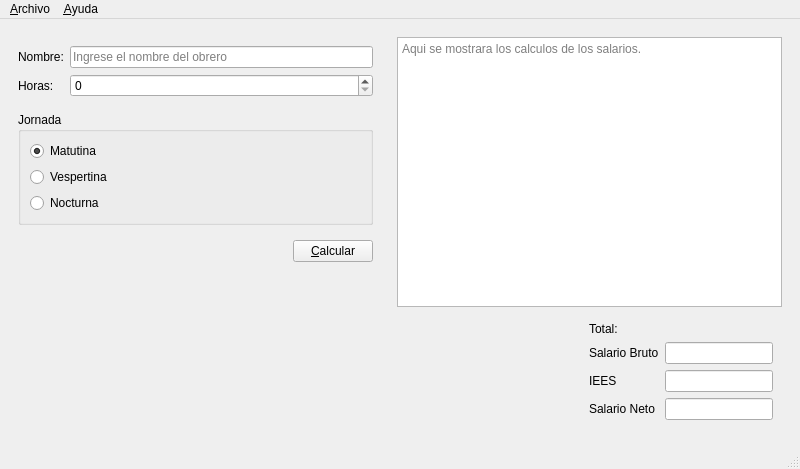
<?xml version="1.0" encoding="UTF-8"?>
<ui version="4.0">
 <class>Salarios</class>
 <widget class="QMainWindow" name="Salarios">
  <property name="geometry">
   <rect>
    <x>0</x>
    <y>0</y>
    <width>800</width>
    <height>469</height>
   </rect>
  </property>
  <property name="windowTitle">
   <string>Salarios</string>
  </property>
  <property name="windowIcon">
   <iconset resource="Recursos.qrc">
    <normaloff>:/Resources/salario.png</normaloff>:/Resources/salario.png</iconset>
  </property>
  <widget class="QWidget" name="centralwidget">
   <layout class="QHBoxLayout" name="horizontalLayout_2">
    <item>
     <widget class="QWidget" name="widget" native="true">
      <property name="sizePolicy">
       <sizepolicy hsizetype="Fixed" vsizetype="Preferred">
        <horstretch>0</horstretch>
        <verstretch>0</verstretch>
       </sizepolicy>
      </property>
      <property name="minimumSize">
       <size>
        <width>300</width>
        <height>0</height>
       </size>
      </property>
      <layout class="QVBoxLayout" name="verticalLayout_2">
       <item>
        <widget class="QWidget" name="widget_3" native="true">
         <layout class="QFormLayout" name="formLayout">
          <property name="leftMargin">
           <number>0</number>
          </property>
          <property name="rightMargin">
           <number>0</number>
          </property>
          <item row="0" column="0">
           <widget class="QLabel" name="label">
            <property name="text">
             <string>Nombre:</string>
            </property>
           </widget>
          </item>
          <item row="0" column="1">
           <widget class="QLineEdit" name="inNombre">
            <property name="placeholderText">
             <string>Ingrese el nombre del obrero</string>
            </property>
           </widget>
          </item>
          <item row="1" column="0">
           <widget class="QLabel" name="label_2">
            <property name="text">
             <string>Horas:</string>
            </property>
           </widget>
          </item>
          <item row="1" column="1">
           <widget class="QSpinBox" name="inHoras">
            <property name="maximum">
             <number>50</number>
            </property>
            <property name="singleStep">
             <number>2</number>
            </property>
            <property name="value">
             <number>0</number>
            </property>
           </widget>
          </item>
         </layout>
        </widget>
       </item>
       <item>
        <widget class="QGroupBox" name="groupBox">
         <property name="title">
          <string>Jornada</string>
         </property>
         <layout class="QVBoxLayout" name="verticalLayout">
          <item>
           <widget class="QRadioButton" name="inMatutino">
            <property name="text">
             <string>Matutina</string>
            </property>
            <property name="checked">
             <bool>true</bool>
            </property>
           </widget>
          </item>
          <item>
           <widget class="QRadioButton" name="inVespertina">
            <property name="text">
             <string>Vespertina</string>
            </property>
           </widget>
          </item>
          <item>
           <widget class="QRadioButton" name="inNocturna">
            <property name="text">
             <string>Nocturna</string>
            </property>
           </widget>
          </item>
         </layout>
        </widget>
       </item>
       <item>
        <widget class="QWidget" name="widget_4" native="true">
         <layout class="QHBoxLayout" name="horizontalLayout">
          <property name="rightMargin">
           <number>0</number>
          </property>
          <item>
           <spacer name="horizontalSpacer">
            <property name="orientation">
             <enum>Qt::Horizontal</enum>
            </property>
            <property name="sizeHint" stdset="0">
             <size>
              <width>266</width>
              <height>20</height>
             </size>
            </property>
           </spacer>
          </item>
          <item>
           <widget class="QPushButton" name="cmdCalcular">
            <property name="text">
             <string>&amp;Calcular</string>
            </property>
           </widget>
          </item>
         </layout>
        </widget>
       </item>
       <item>
        <spacer name="verticalSpacer">
         <property name="orientation">
          <enum>Qt::Vertical</enum>
         </property>
         <property name="sizeHint" stdset="0">
          <size>
           <width>20</width>
           <height>185</height>
          </size>
         </property>
        </spacer>
       </item>
      </layout>
     </widget>
    </item>
    <item>
     <widget class="QWidget" name="widget_2" native="true">
      <layout class="QGridLayout" name="gridLayout_2">
       <item row="0" column="0" colspan="2">
        <widget class="QPlainTextEdit" name="outResultado">
         <property name="readOnly">
          <bool>true</bool>
         </property>
         <property name="placeholderText">
          <string>Aqui se mostrara los calculos de los salarios.</string>
         </property>
        </widget>
       </item>
       <item row="1" column="0">
        <spacer name="horizontalSpacer_2">
         <property name="orientation">
          <enum>Qt::Horizontal</enum>
         </property>
         <property name="sizeHint" stdset="0">
          <size>
           <width>177</width>
           <height>20</height>
          </size>
         </property>
        </spacer>
       </item>
       <item row="1" column="1">
        <widget class="QWidget" name="widget_5" native="true">
         <layout class="QGridLayout" name="gridLayout">
          <item row="0" column="0">
           <widget class="QLabel" name="label_6">
            <property name="text">
             <string>Total:</string>
            </property>
           </widget>
          </item>
          <item row="1" column="0">
           <widget class="QLabel" name="label_3">
            <property name="text">
             <string>Salario Bruto</string>
            </property>
           </widget>
          </item>
          <item row="1" column="1">
           <widget class="QLineEdit" name="outTotalBruto">
            <property name="cursorPosition">
             <number>0</number>
            </property>
            <property name="readOnly">
             <bool>true</bool>
            </property>
           </widget>
          </item>
          <item row="2" column="0">
           <widget class="QLabel" name="label_4">
            <property name="text">
             <string>IEES</string>
            </property>
           </widget>
          </item>
          <item row="2" column="1">
           <widget class="QLineEdit" name="outTotalIESS">
            <property name="readOnly">
             <bool>true</bool>
            </property>
           </widget>
          </item>
          <item row="3" column="0">
           <widget class="QLabel" name="label_5">
            <property name="text">
             <string>Salario Neto</string>
            </property>
           </widget>
          </item>
          <item row="3" column="1">
           <widget class="QLineEdit" name="outTotalNeto">
            <property name="readOnly">
             <bool>true</bool>
            </property>
           </widget>
          </item>
         </layout>
        </widget>
       </item>
      </layout>
     </widget>
    </item>
   </layout>
  </widget>
  <widget class="QMenuBar" name="menubar">
   <property name="geometry">
    <rect>
     <x>0</x>
     <y>0</y>
     <width>800</width>
     <height>20</height>
    </rect>
   </property>
   <widget class="QMenu" name="menuArchivo">
    <property name="title">
     <string>&amp;Archivo</string>
    </property>
    <addaction name="actionNuevo"/>
    <addaction name="actionAbrir"/>
    <addaction name="actionGuardar"/>
    <addaction name="separator"/>
    <addaction name="actionCalcular"/>
    <addaction name="actionSalir"/>
   </widget>
   <widget class="QMenu" name="menuAyuda">
    <property name="title">
     <string>&amp;Ayuda</string>
    </property>
    <addaction name="actionAcerca_de_Salarios"/>
   </widget>
   <addaction name="menuArchivo"/>
   <addaction name="menuAyuda"/>
  </widget>
  <widget class="QStatusBar" name="statusbar"/>
  <action name="actionNuevo">
   <property name="text">
    <string>&amp;Nuevo</string>
   </property>
   <property name="shortcut">
    <string>Ctrl+N</string>
   </property>
  </action>
  <action name="actionAbrir">
   <property name="text">
    <string>&amp;Abrir</string>
   </property>
   <property name="shortcut">
    <string>Ctrl+O</string>
   </property>
  </action>
  <action name="actionGuardar">
   <property name="text">
    <string>&amp;Guardar</string>
   </property>
   <property name="shortcut">
    <string>Ctrl+S</string>
   </property>
  </action>
  <action name="actionCalcular">
   <property name="text">
    <string>&amp;Calcular</string>
   </property>
   <property name="shortcut">
    <string>F1</string>
   </property>
  </action>
  <action name="actionSalir">
   <property name="text">
    <string>&amp;Salir</string>
   </property>
   <property name="shortcut">
    <string>Ctrl+Q</string>
   </property>
  </action>
  <action name="actionAcerca_de_Salarios">
   <property name="text">
    <string>&amp;Acerca de Salarios</string>
   </property>
  </action>
 </widget>
 <resources>
  <include location="Recursos.qrc"/>
 </resources>
 <connections/>
</ui>
